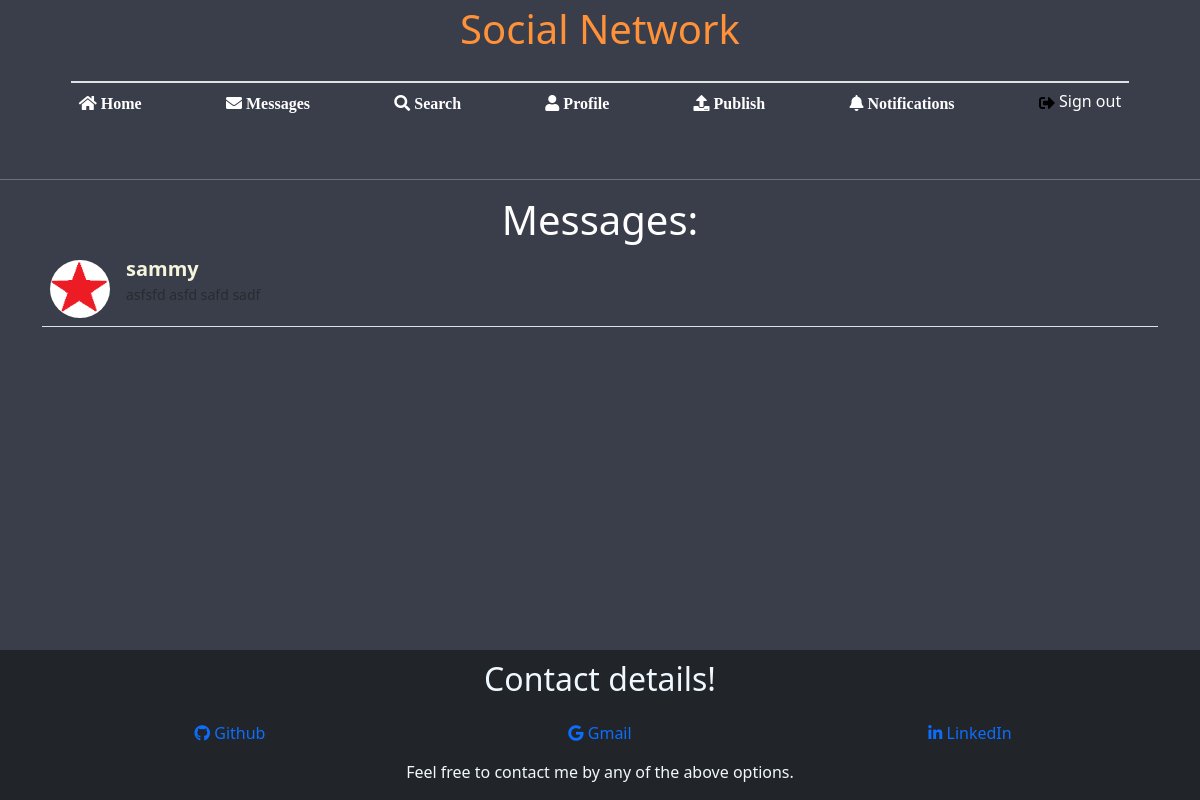
/chatting (signed in), run on the app's committed database.
### base/models.py (models this page shows)
class Friend(models.Model):
    user1 = models.ForeignKey(User, on_delete=models.CASCADE, related_name='user1_friends')
    user2 = models.ForeignKey(User, on_delete=models.CASCADE, related_name='user2_friends')
    last_message_date = models.DateTimeField()

class ProfileInfo(models.Model):
    degree = models.CharField(max_length=100, null=True, blank=True, default='')
    workplace = models.CharField(max_length=100, null=True, blank=True, default='')
    age = models.IntegerField(null=True, blank=True)
    address = models.CharField(max_length=100, null=True, blank=True, default='')
    user = models.OneToOneField(User, on_delete=models.CASCADE)
    profile_image = models.FileField(upload_to='profile_images/', null=True, blank=True, default='/profile_images/default.png')

class Message(models.Model):
    sender = models.ForeignKey(User, related_name="sent_messages", on_delete=models.CASCADE)
    recipient = models.ForeignKey(User, related_name="received_messages", on_delete=models.CASCADE)
    message = models.TextField()
    timestamp = models.DateTimeField()

### base/views.py (the view)
# urls.py: path('chatting', views.friends_message_view, name='friends_message_view'),
def friends_message_view(request):
    if request.user.is_authenticated:
        current_user = request.user
        user1_friends = Friend.objects.filter(user1=current_user)
        user2_friends = Friend.objects.filter(user2=current_user)
        friends = user1_friends.filter(user2__in=user2_friends.values('user1'))
        friend_names = []
        messages = []
        for friend in friends:
            friend_names.append(friend.user2.username)
            user1 = friend.user1
            if user1 == current_user:
                user1 = friend.user2
            sender_query = Message.objects.filter(sender=user1, recipient=current_user).order_by('timestamp')
            receiver_query = Message.objects.filter(sender=current_user, recipient=user1).order_by('timestamp')
            sent_message = ''
            received_message = ''
            if len(sender_query) > 0:
                sent_message = sender_query.last()
            if len(receiver_query) > 0:
                received_message = receiver_query.last()
            if (sent_message == '' and received_message == ''):
                messages.append('')
            elif (sent_message == '' and received_message != ''):
                messages.append(received_message)
            elif (sent_message != '' and received_message == ''):
                messages.append(sent_message)
            else:
                if sent_message.timestamp > received_message.timestamp:
                    messages.append(sent_message)
                else:
                    messages.append(received_message)
        zipped = zip(friends, messages)
        return render(request, 'chat_view.html', {'user': current_user,'friends_messages': zipped,
            'friend_names': friend_names, 'has_unreplied_request': has_unreplied_request(current_user)})
    else:
        return redirect('/')

### base/views.py (called while the page is built)
def has_unreplied_request(user):
    if Requests.objects.filter(to_user=user).exists():
        return True
    else:
        return False

### templates/chat_view.html (shortened to what this page needs)
{% load static %}
<!DOCTYPE html>
<html lang="en" style="height: 100%;">
<head>
    <link rel="stylesheet" href="{% static 'index.css' %}">
    <link rel="stylesheet" href="{% static 'requests.css' %}">
    <link rel="stylesheet" href="https://cdnjs.cloudflare.com/ajax/libs/font-awesome/5.15.3/css/all.min.css" />
    <link rel="stylesheet" href="https://cdn.jsdelivr.net/npm/bootstrap@5.3.0-alpha1/dist/css/bootstrap.min.css"/>
</head>
<body class="d-flex flex-column min-vh-100" style="background: #3A3E4B; color: white;">
    <header>
        <h1 class="d-none d-lg-block"
        style="text-align: center; color: #FF9138; margin-top: 5px; margin-bottom: -30px;">Social Network</h1>
        <nav>
            <div class="navbar navbar-expand-lg pt-4">
                <div class="container-fluid">
                    <div class="collapse navbar-collapse justify-content-center" id="navbarSupportedContent">
                        <ul id="nav-length" class="navbar-nav justify-content-between border-top border-2 text-center">
                            <li class="nav-item">
                                <a href="/" id="home" class="nav-link border-hover py-3 text-white"><i class="fa fa-home" aria-hidden="true"> Home</i></a>
                            </li>
                            <li class="nav-item">
                                <a href="" id="message" class="nav-link border-hover py-3 text-white"><i class="fa fa-envelope" aria-hidden="true"> Messages</i></a>
                            </li>
                            <li class="nav-item">
                                <a href="people" id="search" class="nav-link border-hover py-3 text-white"><i class="fa fa-search" aria-hidden="true"> Search</i></a>
                            </li>
                            <li class="nav-item">
                                <a href="/profile/{{user}}" id="profile" class="nav-link border-hover py-3 text-white"><i class="fas fa-user"> Profile</i></a>
                            </li>
                            <li class="nav-item">
                                <a href="upload" id="publish" class="nav-link border-hover py-3 text-white"><i class="fa fa-upload" aria-hidden="true"> Publish</i></a>
                            </li>
                            <li class="nav-item">
                                {% if has_unreplied_request == False %}
                                    <a href="requests" id="requests" class="nav-link border-hover py-3 text-white active"><i id="request_icon" class="fa fa-bell" aria-hidden="true"> Notifications</i></a>
                                {% else %}
                                    <a href="requests" id="requests" class="nav-link border-hover py-3 text-white active"><i id="request_icon" class="fa fa-bell" aria-hidden="true"> Notifications<span class="position-absolute top-0 start-95 translate-middle p-2 bg-danger border border-light rounded-circle"></span></i></a>
                                {% endif %}
                            </li>
                            <li class="nav-item">
                                <a href="/logout" id="sign-out" class="nav-link border-hover py-3 text-white">
                                    Sign out</a>
                            </li>
                        </ul>
                    </div>
                </div>
            </div>
        </nav>
    </header>
    <hr style="color: white;">
    <div class="container">
        <h1 style="text-align: center;">Messages:</h1>
        <ul class="list-unstyled mb-0">
            {% for friend, message in friends_messages %}
                <li class="p-2 border-bottom">
                    {% if friend.user1.username > friend.user2.username %}
                    <a href="chat/{{friend.user2.username}}-{{friend.user1.username}}" class="d-flex justify-content-between"
                    style="text-decoration: none;" onclick="SendMessage(event)">
                    {% else %}
                    <a href="chat/{{friend.user1.username}}-{{friend.user2.username}}" class="d-flex justify-content-between"
                    style="text-decoration: none;" onclick="SendMessage(event)">
                    {% endif %}
                        <div class="d-flex flex-row">
                            <img src="{{friend.user2.profileinfo.profile_image}}" alt="avatar"
                                class="rounded-circle d-flex align-self-center me-3 shadow-1-strong" width="60">
                            <div class="pt-1">
                                <p class="fw-bold mb-3" style="font-size: 20px; color: beige;">{{friend.user2.username}}</p>
                                {% if message.sender == friend.user1 %}
                                    <p class="small text-white">You: {{message.message}}</p>
                                {% else %}
                                    <p class="small text-muted text-white">{{message.message}}</p>
                                {% endif %}
                            </div>
                        </div>
                    </a>
                </li>
            {% endfor %}
        </ul>
    </div>
    <footer id="foot" class="bg-dark mt-auto" style="color: aliceblue; text-align: center;">
        <div class="container" style="padding-top: 10px;">
            <h2>Contact details! </h2>
            <div class="row" style="padding: 15px;">
                <section class="col">
                    <div>
                        <a href="https://github.com/region-09" class="icon-github" style="text-decoration: none;">
                            <i class="fab fa-github"></i>
                            Github
                        </a>
                    </div>
                </section>
                <section class="col">
                    <div>
                        <a href="mailto:almazruslanov0195@gmail.com" class="icon-email" style="text-decoration: none;">
                            <i class="fab fa-google"></i>
                            Gmail
                        </a>
                    </div>
                </section>
                <section class="col">
                    <div>
                        <a href="https://www.linkedin.com/in/almaz-ruslanov-b95336215" class="icon-linkedin" style="text-decoration: none;">
                            <i class="fab fa-linkedin-in"></i>
                            LinkedIn
                        </a>
                    </div>
                </section>
            </div>
            <div id="lowest" style="text-align: center;">
                <p>Feel free to contact me by any of the above options.</p>
            </div>
        </div>
    </footer>
</body>
</html>

### static/index.css (style rules this page uses)
.text-white { color:#fff; }
.container-fluid, .container-lg, .container-md, .container-sm, .container-xs { padding: 8px; width: auto }
@media only screen and (min-width:480px) { .container-fluid, .container-lg, .container-md, .container-sm, .container-xs { padding: 16px } }
@media only screen and (min-width:992px) { .container-fluid, .container-lg, .container-md, .container-sm, .container-xs { padding: 24px } }

### static/requests.css (style rules this page uses)
body { background-color: #3A3E4B; }
.border-hover { border-top: 5px solid transparent; transform: translateY(-4px); }
#navbarSupportedContent { margin-top: 10px; }
a { line-height: 10px; }
#sign-in, #sign-out, #sign-up, #home, #publish, #message, #requests, #search, #profile { border-top-left-radius: 10px; border-bottom-left-radius: 10px; border-top-right-radius: 10px; border-bottom-right-radius: 10px; }
#nav-length { width: 90%; }

### data on the page
Friend: user2.profileinfo.profile_image (picture), user2.username "sammy", message "asfsfd asfd safd sadf"
